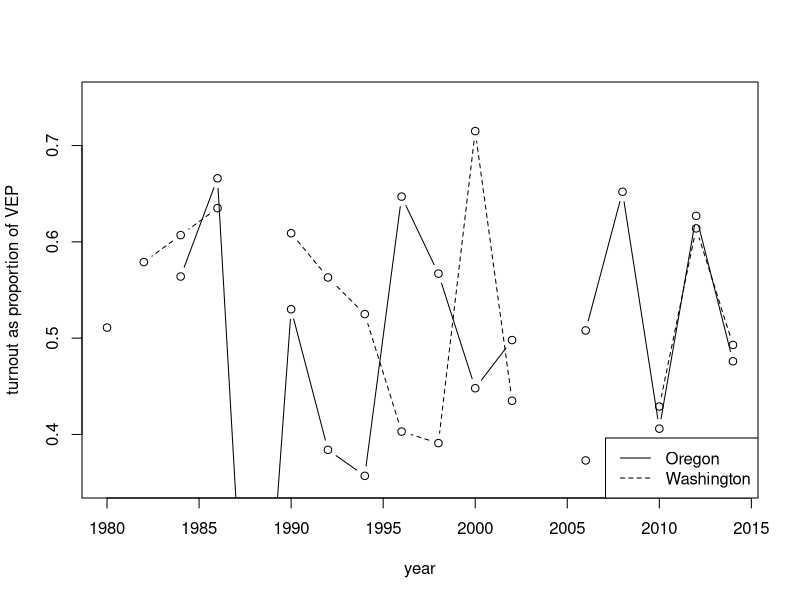

Source code (R):
# check `readxl` exists, install if not, then load
if(!(require ('readxl'))) install.packages('readxl')
library(readxl)

# Check file path is correct or set working directory
turnout <- readxl::read_excel("1980-2014 November General Election.xlsx")

colnames(turnout)[4] <- 'state'
# this name read in blank for me, not sure why
# in the excel file itself the `State Code` name is there`

colnames(turnout)[5] <- 'VEP_turnout'
# this is just for brevity further down

# pare down into OR and WA data sets
or_turnout <- turnout[turnout$state == "Oregon", ]
wa_turnout <- turnout[turnout$state == "Washington", ]

plot(or_turnout$Year, or_turnout$VEP_turnout, type='b',
     ylim=c(0.35, 0.75),
     xlab="year", ylab="turnout as proportion of VEP")
lines(wa_turnout$Year, wa_turnout$VEP_turnout, type='b', lty = 2) # dashed line for WA
legend('bottomright', legend = c("Oregon", "Washington"), lty = 1:2)
